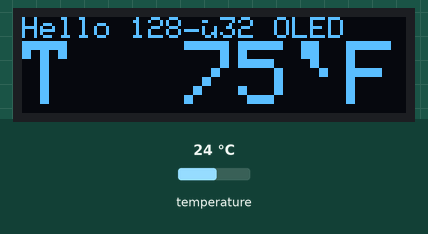
Recording of a sketch running on a simulated Arduino Uno, built with avr-gcc and run on an emulated ATmega328P. Shown: 128×32 one-colour display. The inputs (shaded band) are chosen by the test bench; at power-on: temperature 24 °C. What the sketch prints to the serial monitor is not drawn.

Above: at 1.4 s.
1.5 s: temperature set to 12 °C
At 2.5 s:
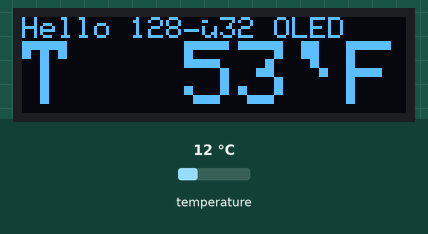
3.1 s: temperature set to 19 °C
At 3.5 s:
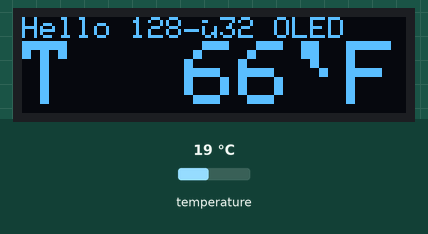
4.6 s: temperature set to 28 °C
At 5.7 s:
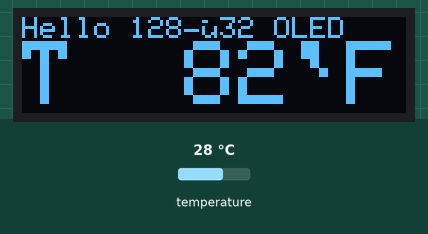
Timing chart, 0 to 7.6 s (numbered marks = the images above; inputs shaded):
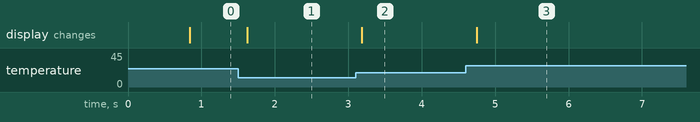

Measured:
- after the input at 1.5 s, the display: changes after 0.12 s (image 1)
- after the input at 3.1 s, the display: changes after 0.09 s (image 2)
- after the input at 4.6 s, the display: changes after 0.15 s (image 3)

The sketch:

TRMO_demo.ino
```cpp
#include "dallas-temperature-wapper-ino-impl.h"
#include "ssd-wrapper-ino-impl.h"

#define SCREEN_WIDTH 128
#define SCREEN_HEIGHT 32

SsdWrapperInoImpl display(SCREEN_WIDTH, SCREEN_HEIGHT);

// Data wire is plugged into pin 2 on the Arduino
#define TEMP_ONE_WIRE_BUS 2
DallasTemperatureWrapperInoImpl tempSensor(TEMP_ONE_WIRE_BUS);

int tempReading = 0;

void setup()
{

    tempSensor.begin();

    Serial.begin(9600);

    if (!display.begin(SSD1306_SWITCHCAPVCC, 0x3C))
    {

        Serial.println(F("SSD1306 Allocation Failed"));

        for (;;)
            ;
    }

    drawTemp();
}

void drawTemp()
{
    display.clearDisplay();
    display.setTextSize(1);
    display.setTextColor(WHITE);
    display.setCursor(0, 0);
    display.println("Hello 128×32 OLED");
    display.setTextSize(3);
    display.print("T ");
    if (tempReading < 100)
    {
        display.print(" ");
    }
    if (tempReading < 10)
    {
        display.print(" ");
    }
    display.print(tempReading);
    display.println("`F");
    display.display();
}

void loop()
{
    tempSensor.requestTemperatures();
    Serial.print("Temperature is: ");

    tempReading = tempSensor.getTempFByIndex(0);
    Serial.println(tempReading);
    drawTemp();
}
```
